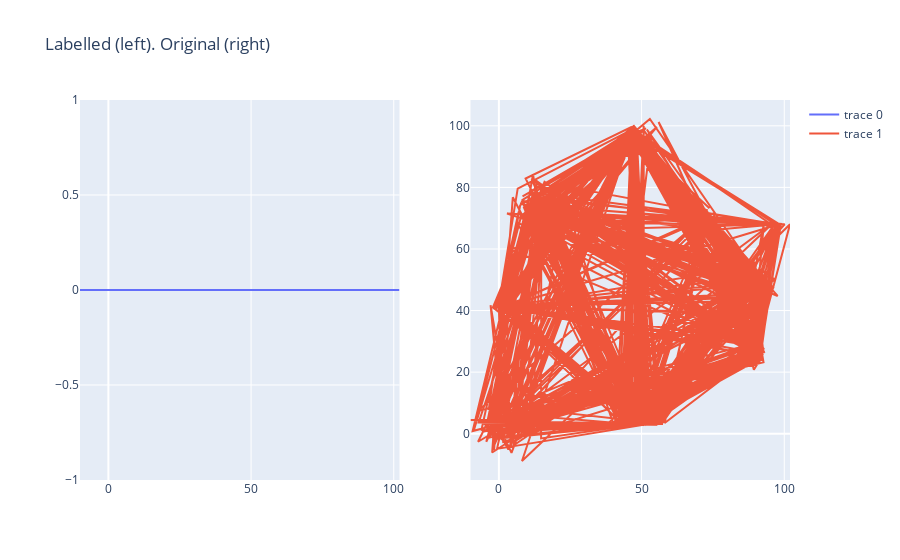

Notebook cell for this chart:
### Code cell
# Graph labelled data by algorithm
result = test_data_features.copy()
result["y"] = labelled_results
fig = make_subplots(rows = 1, cols = 2)
fig.add_trace(px.scatter(result, x="x", y="y"), row=1, col=1)
fig.add_trace(px.scatter(test_data, x="x", y="y"), row=1, col=2)
fig.update_layout(title_text="Labelled (left). Original (right)")
fig.show()

### Figure 1 — Plotly figure (JSON) as saved in the notebook; plotly's stock layout.template omitted (floating-point values rounded to 4 significant figures; data arrays with more than 128 entries replaced by an {"elided": "..."} marker saying what was removed)
{"data": [{"type": "scatter", "x": {"elided": "897 float values"}, "xaxis": "x", "y": {"elided": "897 int values"}, "yaxis": "y"}, {"type": "scatter", "x": {"elided": "897 float values"}, "xaxis": "x2", "y": {"elided": "897 float values"}, "yaxis": "y2"}], "layout": {"title": {"text": "Labelled (left). Original (right)"}, "xaxis": {"anchor": "y", "domain": [0, 0.45]}, "xaxis2": {"anchor": "y2", "domain": [0.55, 1]}, "yaxis": {"anchor": "x", "domain": [0, 1]}, "yaxis2": {"anchor": "x2", "domain": [0, 1]}}}
